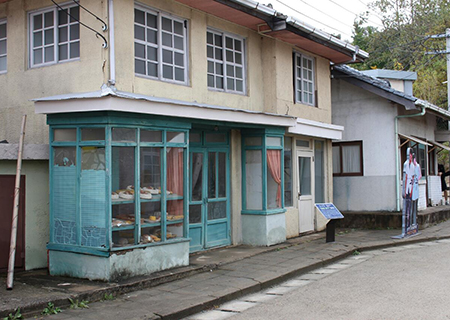
//> input picture Ch7/image/edge_test1.jpg, 450 x 320 px
$ ./edge_roberts   (built with g++ and OpenCV 4)
//> lines starting //> are read from the running program, lines starting //| are printed output that depends on the picture
#include <opencv2/opencv.hpp>
using namespace cv;
using namespace std;

void filter(Mat img, Mat &dst, Mat mask) // 회선 수행 함수
{
	dst = Mat(img.size(), CV_32F, Scalar(0));
	Point h_m = mask.size() / 2;

	for (int i = h_m.y; i < img.rows - h_m.y; i++)
	{
		for (int j = h_m.x; j < img.cols - h_m.x; j++)
		{
			float sum = 0;
			for (int u = 0; u < mask.rows; u++)
			{
				for (int v = 0; v < mask.cols; v++)
				{
					int y = i + u - h_m.y;
					int x = j + v - h_m.x;
					sum += img.at<uchar>(y, x) * mask.at<float>(u, v);
				}
			}
			dst.at<float>(i, j) = sum;
		}
	}
}

void differential(Mat image, Mat &dst, float data1[], float data2[])
{
	Mat dst1, dst2;
	Mat mask1(3, 3, CV_32F, data1); // 입력 인수로 마스크 행렬 초기화
	Mat mask2(3, 3, CV_32F, data2);

	filter(image, dst1, mask1); // 사용자 정의 회선 함수
	filter(image, dst2, mask2);
	magnitude(dst1, dst2, dst); // 회선 결과 두 행렬의 크기 계산
	dst.convertTo(dst, CV_8U);	// 윈도우 표시 위한 형변환

	dst1 = abs(dst1); // 회선 결과 음수 원소를 양수화
	dst2 = abs(dst2);
	dst1.convertTo(dst1, CV_8U); // 윈도우 표시 위한 형변환
	dst2.convertTo(dst2, CV_8U);
	imshow("dst1", dst1);
	imshow("dst2", dst2);
}

int main()
{
	Mat image = imread("../image/edge_test1.jpg", IMREAD_GRAYSCALE);
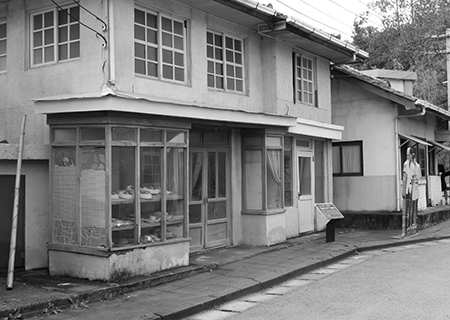
//> image: 320 rows x 450 cols, CV_8UC1; min 0, max 255, mean 124
	CV_Assert(image.data);

	float data1[] = {
		-1, 0, 0,
		0, 1, 0,
		0, 0, 0};
	float data2[] = {
		0, 0, -1,
		0, 1, 0,
		0, 0, 0};

	Mat dst;
	differential(image, dst, data1, data2);
//> in differential, `Mat mask1(3, 3, CV_32F, data1);`: mask1 = [[-1, 0, 0], [0, 1, 0], [0, 0, 0]]
//> in differential, `Mat mask2(3, 3, CV_32F, data2);`: mask2 = [[0, 0, -1], [0, 1, 0], [0, 0, 0]]
//> after the loop in filter, `for (int i = h_m.y; i < img.rows - h_m.y; i++)`:
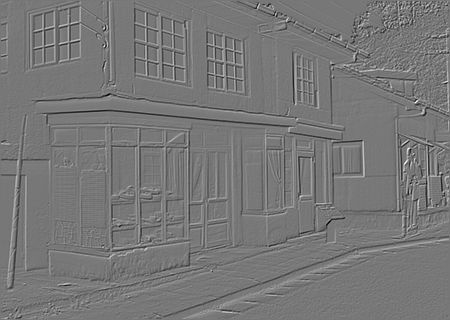
//> dst: 320 rows x 450 cols, CV_32FC1; min -209, max 236, mean 0.1; drawn with min black and max white
//> after the loop in filter (call 2), `for (int i = h_m.y; i < img.rows - h_m.y; i++)`:
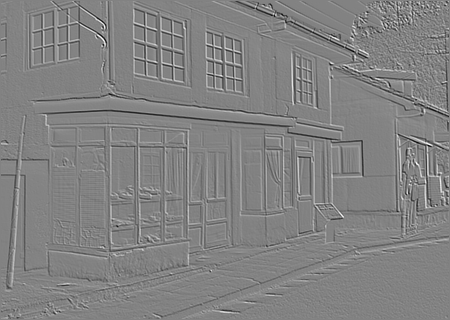
//> dst: 320 rows x 450 cols, CV_32FC1; min -219, max 209, mean -0.2; drawn with min black and max white
//> in differential, `magnitude(dst1, dst2, dst);`:
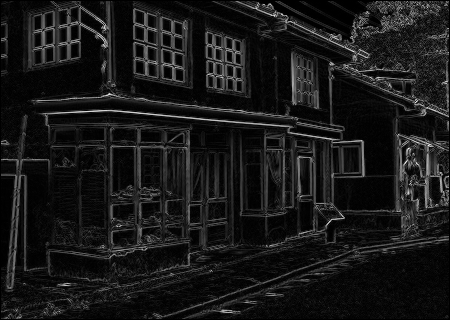
//> dst: 320 rows x 450 cols, CV_32FC1; min 0, max 249.6, mean 24.3
//> in differential, `dst1 = abs(dst1);`:
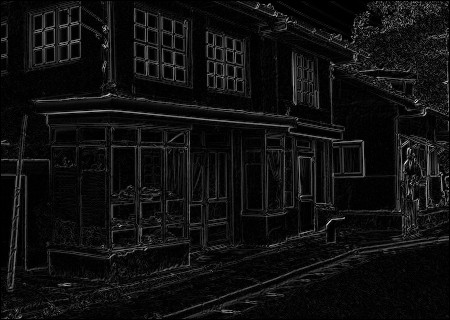
//> dst1: 320 rows x 450 cols, CV_32FC1; min 0, max 236, mean 15.4
//> in differential, `dst2 = abs(dst2);`:
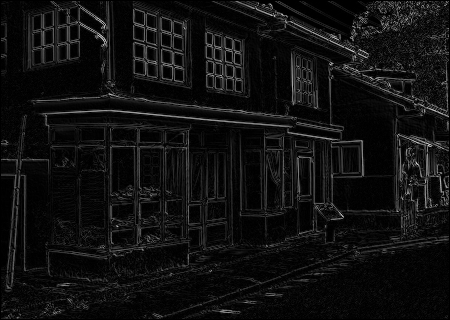
//> dst2: 320 rows x 450 cols, CV_32FC1; min 0, max 219, mean 16

	imshow("image", image);
	imshow("roberts edge", dst);
	waitKey();
	return 0;
}

$ run again, with Ch7/image/edge_test3.jpg copied over Ch7/image/edge_test1.jpg
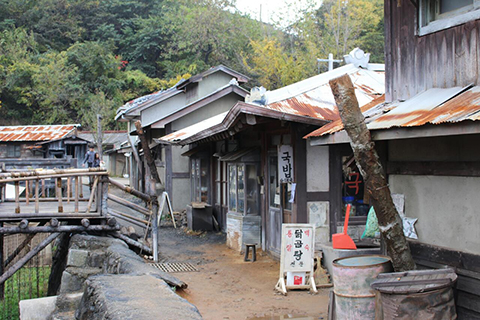
//> input picture Ch7/image/edge_test3.jpg, 480 x 320 px
//> mask1 = [[-1, 0, 0], [0, 1, 0], [0, 0, 0]]
//> mask2 = [[0, 0, -1], [0, 1, 0], [0, 0, 0]]
//> after the loop in filter (call 2), `for (int i = h_m.y; i < img.rows - h_m.y; i++)`:
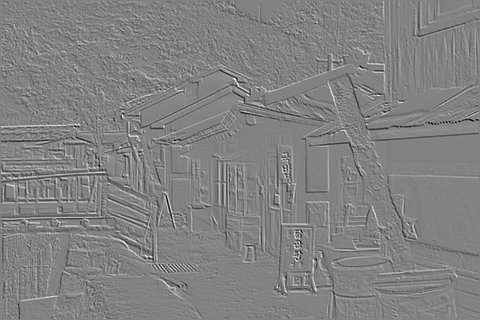
//> dst: 320 rows x 480 cols, CV_32FC1; min -234, max 225, mean -0.1; drawn with min black and max white
//> in differential, `dst2 = abs(dst2);`:
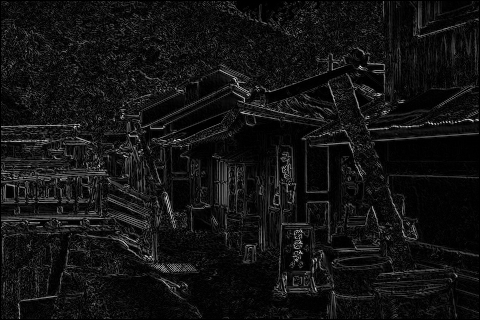
//> dst2: 320 rows x 480 cols, CV_32FC1; min 0, max 234, mean 18.6
